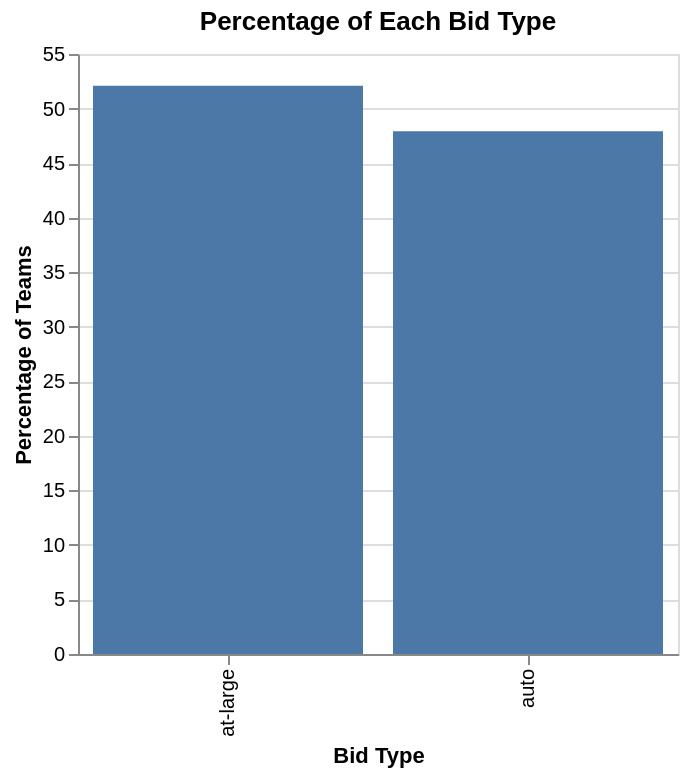

Notebook cell for this chart:
### Code cell
basketball_bid_percentage = basketball_tidy['bid'].value_counts(normalize=True).reset_index()
basketball_bid_percentage.columns = ['bid', 'proportion']
basketball_bid_percentage['percentage'] = basketball_bid_percentage['proportion'] * 100
basketball_bid_plot = alt.Chart(basketball_bid_percentage).mark_bar().encode(
    x=alt.X('bid:N').title('Bid Type'),
    y=alt.Y('percentage:Q').title('Percentage of Teams')
).properties(
    title='Percentage of Each Bid Type',
    width=300
)
basketball_bid_plot

### Figure 1 — Vega-Lite specification as saved in the notebook (floating-point values rounded to 4 significant figures)
{"config": {"view": {"continuousWidth": 300, "continuousHeight": 300}}, "data": {"name": "data-9cbc7779c05c57d14ed758636bb767af"}, "mark": {"type": "bar"}, "encoding": {"x": {"field": "bid", "title": "Bid Type", "type": "nominal"}, "y": {"field": "percentage", "title": "Percentage of Teams", "type": "quantitative"}}, "title": "Percentage of Each Bid Type", "width": 300, "$schema": "https://vega.github.io/schema/vega-lite/v5.20.1.json", "datasets": {"data-9cbc7779c05c57d14ed758636bb767af": [{"bid": "at-large", "proportion": 0.5209, "percentage": 52.09}, {"bid": "auto", "proportion": 0.4791, "percentage": 47.91}]}}
